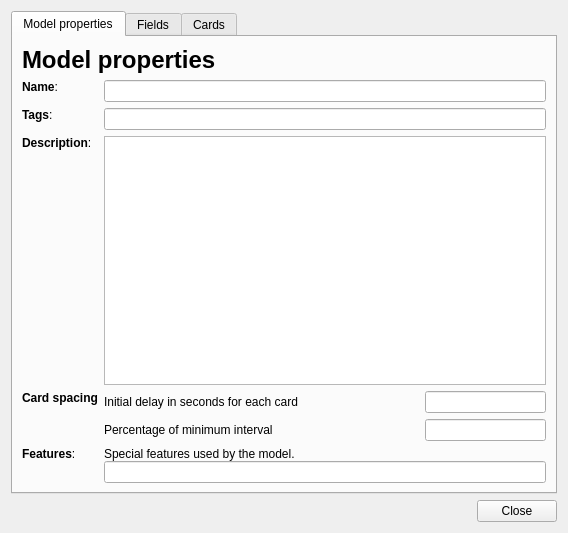
<ui version="4.0" >
 <class>ModelProperties</class>
 <widget class="QDialog" name="ModelProperties" >
  <property name="windowModality" >
   <enum>Qt::ApplicationModal</enum>
  </property>
  <property name="geometry" >
   <rect>
    <x>0</x>
    <y>0</y>
    <width>568</width>
    <height>533</height>
   </rect>
  </property>
  <property name="windowTitle" >
   <string>Model Properties</string>
  </property>
  <layout class="QVBoxLayout" >
   <item>
    <widget class="QTabWidget" name="tabWidget" >
     <property name="currentIndex" >
      <number>0</number>
     </property>
     <widget class="QWidget" name="tab" >
      <attribute name="title" >
       <string>Model properties</string>
      </attribute>
      <layout class="QVBoxLayout" >
       <property name="spacing" >
        <number>6</number>
       </property>
       <property name="leftMargin" >
        <number>9</number>
       </property>
       <property name="topMargin" >
        <number>9</number>
       </property>
       <property name="rightMargin" >
        <number>9</number>
       </property>
       <property name="bottomMargin" >
        <number>9</number>
       </property>
       <item>
        <widget class="QLabel" name="label_7" >
         <property name="text" >
          <string>&lt;h1>Model properties&lt;/h1></string>
         </property>
        </widget>
       </item>
       <item>
        <layout class="QGridLayout" >
         <property name="leftMargin" >
          <number>0</number>
         </property>
         <property name="topMargin" >
          <number>0</number>
         </property>
         <property name="rightMargin" >
          <number>0</number>
         </property>
         <property name="bottomMargin" >
          <number>0</number>
         </property>
         <property name="horizontalSpacing" >
          <number>6</number>
         </property>
         <property name="verticalSpacing" >
          <number>6</number>
         </property>
         <item row="0" column="0" >
          <widget class="QLabel" name="label" >
           <property name="text" >
            <string>&lt;b>Name&lt;/b>:</string>
           </property>
           <property name="alignment" >
            <set>Qt::AlignLeading|Qt::AlignLeft|Qt::AlignTop</set>
           </property>
          </widget>
         </item>
         <item row="2" column="0" >
          <widget class="QLabel" name="label_2" >
           <property name="text" >
            <string>&lt;b>Description&lt;/b>:</string>
           </property>
           <property name="alignment" >
            <set>Qt::AlignLeading|Qt::AlignLeft|Qt::AlignTop</set>
           </property>
          </widget>
         </item>
         <item row="0" column="1" >
          <widget class="QLineEdit" name="name" />
         </item>
         <item row="2" column="1" >
          <widget class="QTextEdit" name="description" >
           <property name="tabChangesFocus" >
            <bool>true</bool>
           </property>
          </widget>
         </item>
         <item row="4" column="0" >
          <widget class="QLabel" name="label_4" >
           <property name="text" >
            <string>&lt;b>Features&lt;/b>:</string>
           </property>
           <property name="alignment" >
            <set>Qt::AlignLeading|Qt::AlignLeft|Qt::AlignTop</set>
           </property>
          </widget>
         </item>
         <item row="4" column="1" >
          <layout class="QVBoxLayout" >
           <property name="spacing" >
            <number>0</number>
           </property>
           <item>
            <widget class="QLabel" name="label_6" >
             <property name="text" >
              <string>Special features used by the model.</string>
             </property>
            </widget>
           </item>
           <item>
            <widget class="QLineEdit" name="decorators" />
           </item>
          </layout>
         </item>
         <item row="1" column="0" >
          <widget class="QLabel" name="label_3" >
           <property name="text" >
            <string>&lt;b>Tags&lt;/b>:</string>
           </property>
           <property name="alignment" >
            <set>Qt::AlignLeading|Qt::AlignLeft|Qt::AlignTop</set>
           </property>
          </widget>
         </item>
         <item row="1" column="1" >
          <widget class="QLineEdit" name="tags" />
         </item>
         <item row="3" column="0" >
          <widget class="QLabel" name="label_5" >
           <property name="text" >
            <string>&lt;b>Card spacing&lt;/b></string>
           </property>
           <property name="alignment" >
            <set>Qt::AlignLeading|Qt::AlignLeft|Qt::AlignTop</set>
           </property>
          </widget>
         </item>
         <item row="3" column="1" >
          <layout class="QGridLayout" >
           <item row="0" column="0" >
            <widget class="QLabel" name="label_16" >
             <property name="text" >
              <string>Initial delay in seconds for each card</string>
             </property>
            </widget>
           </item>
           <item row="0" column="2" >
            <widget class="QLineEdit" name="initialSpacing" />
           </item>
           <item row="0" column="1" >
            <spacer>
             <property name="orientation" >
              <enum>Qt::Horizontal</enum>
             </property>
             <property name="sizeHint" >
              <size>
               <width>40</width>
               <height>20</height>
              </size>
             </property>
            </spacer>
           </item>
           <item row="1" column="0" >
            <widget class="QLabel" name="label_24" >
             <property name="text" >
              <string>Percentage of minimum interval</string>
             </property>
            </widget>
           </item>
           <item row="1" column="2" >
            <widget class="QLineEdit" name="spacing" />
           </item>
          </layout>
         </item>
        </layout>
       </item>
      </layout>
     </widget>
     <widget class="QWidget" name="tab_2" >
      <attribute name="title" >
       <string>Fields</string>
      </attribute>
      <layout class="QVBoxLayout" >
       <property name="spacing" >
        <number>6</number>
       </property>
       <property name="leftMargin" >
        <number>9</number>
       </property>
       <property name="topMargin" >
        <number>9</number>
       </property>
       <property name="rightMargin" >
        <number>9</number>
       </property>
       <property name="bottomMargin" >
        <number>9</number>
       </property>
       <item>
        <widget class="QLabel" name="label_8" >
         <property name="text" >
          <string>&lt;h1>Fields&lt;/h1></string>
         </property>
        </widget>
       </item>
       <item>
        <widget class="QLabel" name="label_10" >
         <property name="text" >
          <string>A flashcard is made from a number of fields, like "meaning", "notes", etc.</string>
         </property>
        </widget>
       </item>
       <item>
        <layout class="QHBoxLayout" >
         <property name="spacing" >
          <number>6</number>
         </property>
         <property name="leftMargin" >
          <number>0</number>
         </property>
         <property name="topMargin" >
          <number>0</number>
         </property>
         <property name="rightMargin" >
          <number>0</number>
         </property>
         <property name="bottomMargin" >
          <number>0</number>
         </property>
         <item>
          <widget class="QListWidget" name="fieldList" >
           <property name="sizePolicy" >
            <sizepolicy vsizetype="Expanding" hsizetype="Expanding" >
             <horstretch>0</horstretch>
             <verstretch>0</verstretch>
            </sizepolicy>
           </property>
           <property name="minimumSize" >
            <size>
             <width>0</width>
             <height>60</height>
            </size>
           </property>
          </widget>
         </item>
         <item>
          <layout class="QVBoxLayout" >
           <property name="spacing" >
            <number>6</number>
           </property>
           <property name="leftMargin" >
            <number>0</number>
           </property>
           <property name="topMargin" >
            <number>0</number>
           </property>
           <property name="rightMargin" >
            <number>0</number>
           </property>
           <property name="bottomMargin" >
            <number>0</number>
           </property>
           <item>
            <widget class="QPushButton" name="fieldAdd" >
             <property name="text" >
              <string>&amp;Add</string>
             </property>
             <property name="autoDefault" >
              <bool>false</bool>
             </property>
            </widget>
           </item>
           <item>
            <widget class="QPushButton" name="fieldDelete" >
             <property name="text" >
              <string>&amp;Delete</string>
             </property>
             <property name="autoDefault" >
              <bool>false</bool>
             </property>
            </widget>
           </item>
          </layout>
         </item>
        </layout>
       </item>
       <item>
        <widget class="QGroupBox" name="fieldEditBox" >
         <property name="title" >
          <string>Field properties</string>
         </property>
         <layout class="QVBoxLayout" >
          <property name="spacing" >
           <number>6</number>
          </property>
          <property name="leftMargin" >
           <number>9</number>
          </property>
          <property name="topMargin" >
           <number>9</number>
          </property>
          <property name="rightMargin" >
           <number>9</number>
          </property>
          <property name="bottomMargin" >
           <number>9</number>
          </property>
          <item>
           <layout class="QGridLayout" >
            <property name="leftMargin" >
             <number>0</number>
            </property>
            <property name="topMargin" >
             <number>0</number>
            </property>
            <property name="rightMargin" >
             <number>0</number>
            </property>
            <property name="bottomMargin" >
             <number>0</number>
            </property>
            <property name="horizontalSpacing" >
             <number>6</number>
            </property>
            <property name="verticalSpacing" >
             <number>6</number>
            </property>
            <item row="2" column="0" >
             <widget class="QLabel" name="label_18" >
              <property name="text" >
               <string>&lt;b>Unique?</string>
              </property>
             </widget>
            </item>
            <item row="0" column="1" >
             <widget class="QLineEdit" name="fieldName" />
            </item>
            <item row="2" column="1" >
             <widget class="QCheckBox" name="fieldUnique" >
              <property name="text" >
               <string>Prevent me from entering the same thing in this field twice</string>
              </property>
             </widget>
            </item>
            <item row="0" column="0" >
             <widget class="QLabel" name="label_20" >
              <property name="text" >
               <string>&lt;b>Name&lt;/b></string>
              </property>
              <property name="alignment" >
               <set>Qt::AlignLeading|Qt::AlignLeft|Qt::AlignTop</set>
              </property>
             </widget>
            </item>
            <item row="1" column="0" >
             <widget class="QLabel" name="label_19" >
              <property name="text" >
               <string>&lt;b>Description&lt;/b></string>
              </property>
              <property name="alignment" >
               <set>Qt::AlignLeading|Qt::AlignLeft|Qt::AlignTop</set>
              </property>
             </widget>
            </item>
            <item row="3" column="0" >
             <widget class="QLabel" name="label_17" >
              <property name="text" >
               <string>&lt;b>Required?&lt;/b></string>
              </property>
             </widget>
            </item>
            <item row="3" column="1" >
             <widget class="QCheckBox" name="fieldRequired" >
              <property name="text" >
               <string>Prevent new cards from being added if this field is blank</string>
              </property>
             </widget>
            </item>
            <item row="5" column="0" >
             <widget class="QLabel" name="label_22" >
              <property name="text" >
               <string>&lt;b>Features&lt;/b></string>
              </property>
              <property name="alignment" >
               <set>Qt::AlignLeading|Qt::AlignLeft|Qt::AlignTop</set>
              </property>
             </widget>
            </item>
            <item row="1" column="1" >
             <widget class="QTextEdit" name="fieldDescription" >
              <property name="tabChangesFocus" >
               <bool>true</bool>
              </property>
             </widget>
            </item>
            <item row="5" column="1" >
             <layout class="QVBoxLayout" >
              <property name="spacing" >
               <number>0</number>
              </property>
              <property name="leftMargin" >
               <number>0</number>
              </property>
              <property name="topMargin" >
               <number>0</number>
              </property>
              <property name="rightMargin" >
               <number>0</number>
              </property>
              <property name="bottomMargin" >
               <number>0</number>
              </property>
              <item>
               <widget class="QLabel" name="label_25" >
                <property name="text" >
                 <string>Special features used by the field.</string>
                </property>
               </widget>
              </item>
              <item>
               <widget class="QLineEdit" name="fieldFeatures" />
              </item>
             </layout>
            </item>
            <item row="4" column="0" >
             <widget class="QLabel" name="label_21" >
              <property name="text" >
               <string>&lt;b>Numeric?&lt;/b></string>
              </property>
             </widget>
            </item>
            <item row="4" column="1" >
             <widget class="QCheckBox" name="numeric" >
              <property name="text" >
               <string>Sort this field using numeric order instead of string order</string>
              </property>
             </widget>
            </item>
           </layout>
          </item>
         </layout>
        </widget>
       </item>
      </layout>
     </widget>
     <widget class="QWidget" name="tab_3" >
      <attribute name="title" >
       <string>Cards</string>
      </attribute>
      <layout class="QVBoxLayout" >
       <property name="spacing" >
        <number>6</number>
       </property>
       <property name="leftMargin" >
        <number>9</number>
       </property>
       <property name="topMargin" >
        <number>9</number>
       </property>
       <property name="rightMargin" >
        <number>9</number>
       </property>
       <property name="bottomMargin" >
        <number>9</number>
       </property>
       <item>
        <widget class="QLabel" name="label_9" >
         <property name="sizePolicy" >
          <sizepolicy vsizetype="Fixed" hsizetype="Fixed" >
           <horstretch>0</horstretch>
           <verstretch>0</verstretch>
          </sizepolicy>
         </property>
         <property name="text" >
          <string>&lt;h1>Card models&lt;/h1></string>
         </property>
        </widget>
       </item>
       <item>
        <widget class="QLabel" name="label_11" >
         <property name="text" >
          <string>One or more cards are generated for each piece of information you enter into Anki. Here you can control how many cards are generated, and what they look like. Spacing is the amount of time before showing a different card for the same piece of information.</string>
         </property>
         <property name="wordWrap" >
          <bool>true</bool>
         </property>
        </widget>
       </item>
       <item>
        <layout class="QHBoxLayout" >
         <property name="spacing" >
          <number>6</number>
         </property>
         <property name="leftMargin" >
          <number>0</number>
         </property>
         <property name="topMargin" >
          <number>0</number>
         </property>
         <property name="rightMargin" >
          <number>0</number>
         </property>
         <property name="bottomMargin" >
          <number>0</number>
         </property>
         <item>
          <widget class="QListWidget" name="cardList" >
           <property name="sizePolicy" >
            <sizepolicy vsizetype="Expanding" hsizetype="Expanding" >
             <horstretch>0</horstretch>
             <verstretch>0</verstretch>
            </sizepolicy>
           </property>
           <property name="minimumSize" >
            <size>
             <width>0</width>
             <height>60</height>
            </size>
           </property>
          </widget>
         </item>
         <item>
          <layout class="QVBoxLayout" >
           <property name="spacing" >
            <number>6</number>
           </property>
           <property name="leftMargin" >
            <number>0</number>
           </property>
           <property name="topMargin" >
            <number>0</number>
           </property>
           <property name="rightMargin" >
            <number>0</number>
           </property>
           <property name="bottomMargin" >
            <number>0</number>
           </property>
           <item>
            <widget class="QPushButton" name="cardAdd" >
             <property name="text" >
              <string>&amp;Add</string>
             </property>
            </widget>
           </item>
           <item>
            <widget class="QPushButton" name="cardToggle" >
             <property name="text" >
              <string/>
             </property>
            </widget>
           </item>
           <item>
            <widget class="QPushButton" name="cardDelete" >
             <property name="text" >
              <string>&amp;Delete</string>
             </property>
            </widget>
           </item>
          </layout>
         </item>
        </layout>
       </item>
       <item>
        <widget class="QGroupBox" name="cardEditBox" >
         <property name="title" >
          <string>Edit card</string>
         </property>
         <layout class="QVBoxLayout" >
          <property name="spacing" >
           <number>6</number>
          </property>
          <property name="leftMargin" >
           <number>9</number>
          </property>
          <property name="topMargin" >
           <number>9</number>
          </property>
          <property name="rightMargin" >
           <number>9</number>
          </property>
          <property name="bottomMargin" >
           <number>9</number>
          </property>
          <item>
           <layout class="QGridLayout" >
            <property name="leftMargin" >
             <number>0</number>
            </property>
            <property name="topMargin" >
             <number>0</number>
            </property>
            <property name="rightMargin" >
             <number>0</number>
            </property>
            <property name="bottomMargin" >
             <number>0</number>
            </property>
            <property name="horizontalSpacing" >
             <number>6</number>
            </property>
            <property name="verticalSpacing" >
             <number>6</number>
            </property>
            <item row="1" column="1" >
             <widget class="QTextEdit" name="cardDescription" >
              <property name="sizePolicy" >
               <sizepolicy vsizetype="Fixed" hsizetype="Expanding" >
                <horstretch>0</horstretch>
                <verstretch>0</verstretch>
               </sizepolicy>
              </property>
              <property name="maximumSize" >
               <size>
                <width>16777215</width>
                <height>60</height>
               </size>
              </property>
              <property name="horizontalScrollBarPolicy" >
               <enum>Qt::ScrollBarAlwaysOff</enum>
              </property>
              <property name="tabChangesFocus" >
               <bool>true</bool>
              </property>
             </widget>
            </item>
            <item row="1" column="0" >
             <widget class="QLabel" name="label_13" >
              <property name="text" >
               <string>&lt;b>Description&lt;/b></string>
              </property>
              <property name="alignment" >
               <set>Qt::AlignLeading|Qt::AlignLeft|Qt::AlignTop</set>
              </property>
             </widget>
            </item>
            <item row="4" column="0" >
             <widget class="QLabel" name="label_23" >
              <property name="text" >
               <string>&lt;b>Question hiding&lt;/b></string>
              </property>
             </widget>
            </item>
            <item row="4" column="1" >
             <widget class="QCheckBox" name="questionInAnswer" >
              <property name="text" >
               <string>Hide the question when showing answer</string>
              </property>
             </widget>
            </item>
            <item row="3" column="1" >
             <widget class="QTextEdit" name="cardAnswer" >
              <property name="sizePolicy" >
               <sizepolicy vsizetype="Fixed" hsizetype="Expanding" >
                <horstretch>0</horstretch>
                <verstretch>0</verstretch>
               </sizepolicy>
              </property>
              <property name="maximumSize" >
               <size>
                <width>16777215</width>
                <height>60</height>
               </size>
              </property>
              <property name="horizontalScrollBarPolicy" >
               <enum>Qt::ScrollBarAlwaysOff</enum>
              </property>
              <property name="tabChangesFocus" >
               <bool>true</bool>
              </property>
              <property name="acceptRichText" >
               <bool>false</bool>
              </property>
             </widget>
            </item>
            <item row="3" column="0" >
             <widget class="QLabel" name="label_15" >
              <property name="text" >
               <string>&lt;b>Answer format&lt;/b></string>
              </property>
              <property name="alignment" >
               <set>Qt::AlignLeading|Qt::AlignLeft|Qt::AlignTop</set>
              </property>
             </widget>
            </item>
            <item row="0" column="1" >
             <widget class="QLineEdit" name="cardName" />
            </item>
            <item row="2" column="1" >
             <widget class="QTextEdit" name="cardQuestion" >
              <property name="sizePolicy" >
               <sizepolicy vsizetype="Fixed" hsizetype="Expanding" >
                <horstretch>0</horstretch>
                <verstretch>0</verstretch>
               </sizepolicy>
              </property>
              <property name="maximumSize" >
               <size>
                <width>16777215</width>
                <height>60</height>
               </size>
              </property>
              <property name="horizontalScrollBarPolicy" >
               <enum>Qt::ScrollBarAlwaysOff</enum>
              </property>
              <property name="tabChangesFocus" >
               <bool>true</bool>
              </property>
             </widget>
            </item>
            <item row="2" column="0" >
             <widget class="QLabel" name="label_14" >
              <property name="text" >
               <string>&lt;b>Question format&lt;/b></string>
              </property>
              <property name="alignment" >
               <set>Qt::AlignLeading|Qt::AlignLeft|Qt::AlignTop</set>
              </property>
             </widget>
            </item>
            <item row="0" column="0" >
             <widget class="QLabel" name="label_12" >
              <property name="text" >
               <string>&lt;b>Name/tag&lt;/b></string>
              </property>
              <property name="alignment" >
               <set>Qt::AlignLeading|Qt::AlignLeft|Qt::AlignTop</set>
              </property>
             </widget>
            </item>
           </layout>
          </item>
         </layout>
        </widget>
       </item>
      </layout>
     </widget>
    </widget>
   </item>
   <item>
    <widget class="QDialogButtonBox" name="buttonBox" >
     <property name="orientation" >
      <enum>Qt::Horizontal</enum>
     </property>
     <property name="standardButtons" >
      <set>QDialogButtonBox::Close</set>
     </property>
    </widget>
   </item>
  </layout>
 </widget>
 <tabstops>
  <tabstop>tabWidget</tabstop>
  <tabstop>name</tabstop>
  <tabstop>tags</tabstop>
  <tabstop>description</tabstop>
  <tabstop>initialSpacing</tabstop>
  <tabstop>spacing</tabstop>
  <tabstop>decorators</tabstop>
  <tabstop>fieldList</tabstop>
  <tabstop>fieldAdd</tabstop>
  <tabstop>fieldDelete</tabstop>
  <tabstop>fieldName</tabstop>
  <tabstop>fieldDescription</tabstop>
  <tabstop>fieldUnique</tabstop>
  <tabstop>fieldRequired</tabstop>
  <tabstop>numeric</tabstop>
  <tabstop>fieldFeatures</tabstop>
  <tabstop>cardList</tabstop>
  <tabstop>cardAdd</tabstop>
  <tabstop>cardToggle</tabstop>
  <tabstop>cardDelete</tabstop>
  <tabstop>cardName</tabstop>
  <tabstop>cardDescription</tabstop>
  <tabstop>cardQuestion</tabstop>
  <tabstop>cardAnswer</tabstop>
  <tabstop>questionInAnswer</tabstop>
  <tabstop>buttonBox</tabstop>
 </tabstops>
 <resources/>
 <connections>
  <connection>
   <sender>buttonBox</sender>
   <signal>accepted()</signal>
   <receiver>ModelProperties</receiver>
   <slot>accept()</slot>
   <hints>
    <hint type="sourcelabel" >
     <x>248</x>
     <y>254</y>
    </hint>
    <hint type="destinationlabel" >
     <x>157</x>
     <y>274</y>
    </hint>
   </hints>
  </connection>
  <connection>
   <sender>buttonBox</sender>
   <signal>rejected()</signal>
   <receiver>ModelProperties</receiver>
   <slot>reject()</slot>
   <hints>
    <hint type="sourcelabel" >
     <x>316</x>
     <y>260</y>
    </hint>
    <hint type="destinationlabel" >
     <x>286</x>
     <y>274</y>
    </hint>
   </hints>
  </connection>
 </connections>
</ui>
